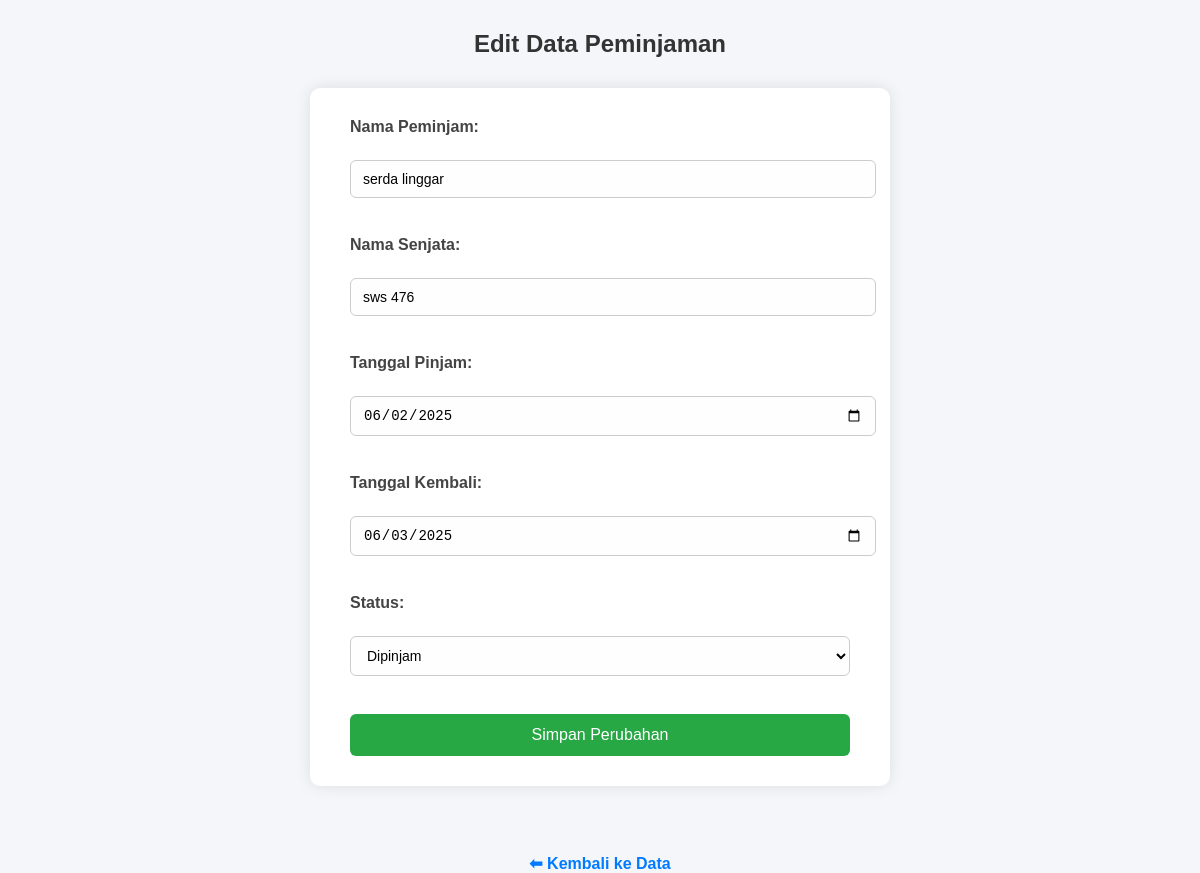
The page /peminjaman/update.php?id=6 on the database its author committed.
### tables this page shows
CREATE TABLE `peminjaman` (
  `id` int(11) NOT NULL,
  `nama_peminjam` varchar(100) NOT NULL,
  `nama_senjata` varchar(100) NOT NULL,
  `tanggal_pinjam` date NOT NULL,
  `tanggal_kembali` date DEFAULT NULL,
  `status` enum('Dipinjam','Dikembalikan') DEFAULT 'Dipinjam'
);

### peminjaman/update.php (the view, shortened to what this page needs)
<?php
include "../db.php";
$id = $_GET['id'];
$result = $conn->query("SELECT * FROM peminjaman WHERE id = $id");
$data = $result->fetch_assoc();
?>
<!DOCTYPE html>
<html>
<head>
</head>
<body>
<h2>Edit Data Peminjaman</h2>
<form method="POST">
  <label>Nama Peminjam:</label><br>
  <input type="text" name="nama" value="<?= htmlspecialchars($data['nama_peminjam']) ?>" required><br><br>
  <label>Nama Senjata:</label><br>
  <input type="text" name="senjata" value="<?= htmlspecialchars($data['nama_senjata']) ?>" required><br><br>
  <label>Tanggal Pinjam:</label><br>
  <input type="date" name="tanggal_pinjam" value="<?= $data['tanggal_pinjam'] ?>" required><br><br>
  <label>Tanggal Kembali:</label><br>
  <input type="date" name="tanggal_kembali" value="<?= $data['tanggal_kembali'] ?>"><br><br>
  <label>Status:</label><br>
  <select name="status">
    <option value="Dipinjam" <?= $data['status'] == 'Dipinjam' ? 'selected' : '' ?>>Dipinjam</option>
  </select><br><br>
  <button type="submit">Simpan Perubahan</button>
</form>
<br>
<a href="data.php">⬅ Kembali ke Data</a>
</body>
</html>

### peminjaman/update.php (style rules this page uses)
body { font-family: Arial, sans-serif; background-color: #f4f6f9; margin: 0; padding: 0; }
h2 { text-align: center; margin-top: 30px; color: #333; }
form { background-color: #fff; max-width: 500px; margin: 30px auto; padding: 30px 40px; border-radius: 10px; box-shadow: 0 0 15px rgba(0, 0, 0, 0.1); }
label { font-weight: bold; display: block; margin-bottom: 6px; color: #444; }
input[type="text"], input[type="date"], select { width: 100%; padding: 10px 12px; margin-bottom: 20px; border: 1px solid #ccc; border-radius: 6px; font-size: 14px; background-color: #fefefe; }
button { background-color: #28a745; color: white; border: none; padding: 12px 20px; font-size: 16px; border-radius: 6px; cursor: pointer; width: 100%; }
a { display: block; text-align: center; margin-top: 20px; text-decoration: none; color: #007bff; font-weight: bold; }

### rows shown on the page
peminjaman: nama "serda linggar", senjata "sws 476", tanggal_pinjam "06/02/2025", tanggal_kembali "06/03/2025", status "Dipinjam"
